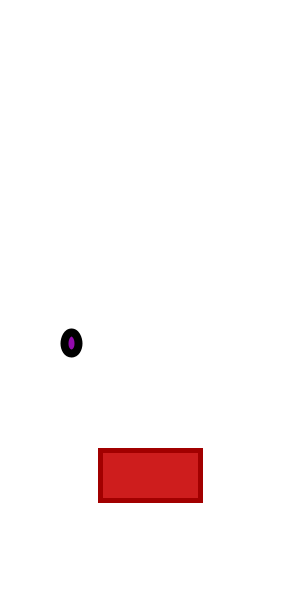
Frame 1 (no input)
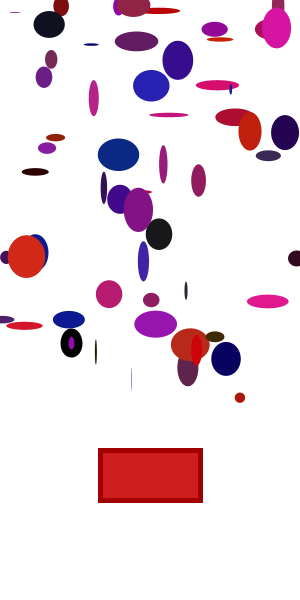
Frame 60 (the mouse pressed at the canvas centre just before this capture)
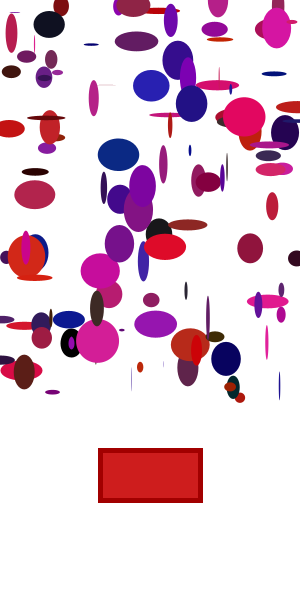
Frame 120 (the mouse held since frame 60 and released just before this capture)

The Processing sketch that drew these frames (run headless with seeded random() and noise(); from frame 60 on, the mouse is pressed at the canvas centre):

// Processing sketch: processing_174000
// ── processing_174000.pde

boolean boton=false;
 int x,y;
 float a,b,c,d,e,f,i,j,k,l,m,n,o,p; 
 
void setup(){
   size(300,600);
   background(255);
}

void draw(){

   
  if(boton==true){
    
 
    stroke(x);
  x=x+500;
  
 strokeWeight(8);
  a=random(5);
  b=random(240);
  c=random(250);
  fill(a,b,c);
  
  d=random(0,300);
  e=random(0,400);
  f=random(0,45);
  i=random(0,45);
  rect(d,e,f,i);
  
}else{
    
     stroke(y);
  y=y+500;
  strokeWeight(8);
  
  j=random(229);
  k=random(44);
  l=random(183);
  fill(j,k,l);
  
  m=random(0,300);
  n=random(0,400);
  o=random(0,45);
  p=random(0,45);
  ellipse(m,n,o,p);

  stroke(#A20000);
  strokeWeight(5);
  fill(#CE1D1D);
  rect(100,450,100,50);
}
}
  void mousePressed(){
   if(mouseX>100&&mouseX<200 && mouseY>450&& mouseY<500){
    boton=!boton;
    stroke(255);
    fill(255);
    rect(0,0,300,445);
    
   }
  } 
